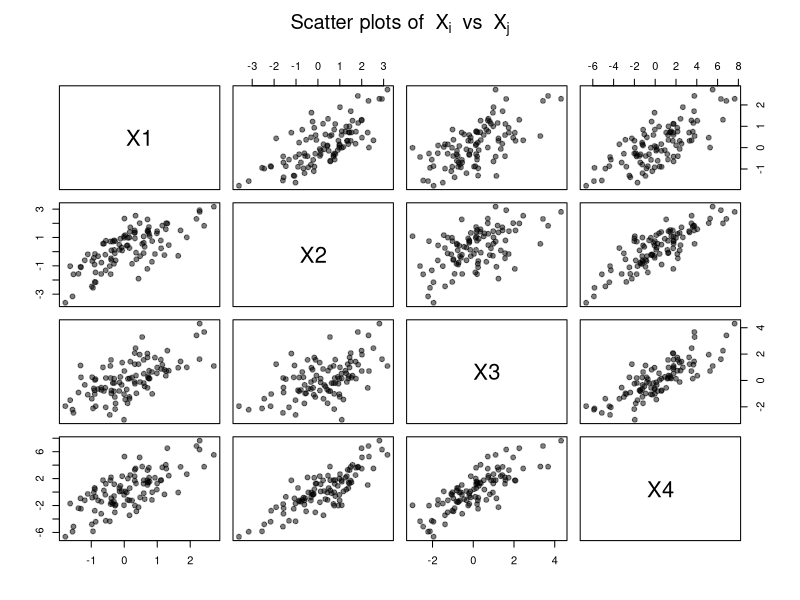

Write the R code that produced this figure.
set.seed(7)
X1 = rnorm(100)
X2 = X1 + rnorm(100)
X3 = X1 + rnorm(100)
X4 = X2 + X3 + rnorm(100)
dat <- data.frame(X1, X2, X3, X4)

###Scatter plot

pairs(dat,
      pch = 19,
      col = rgb(0, 0, 0, 0.5),
      main = expression("Scatter plots of " ~ X[i] ~ " vs " ~ X[j]))


